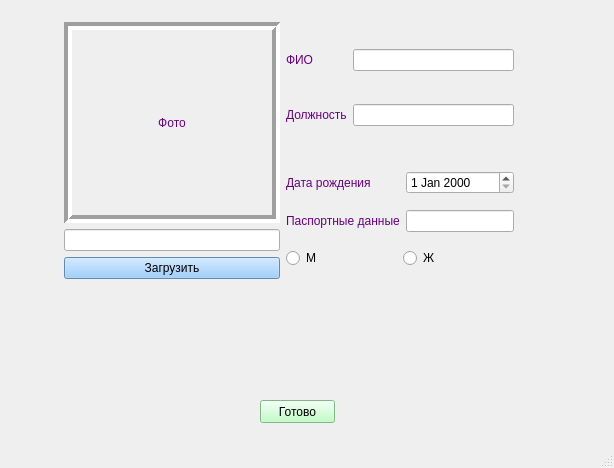
<?xml version="1.0" encoding="UTF-8"?>
<ui version="4.0">
 <class>MainWindow</class>
 <widget class="QMainWindow" name="MainWindow">
  <property name="geometry">
   <rect>
    <x>0</x>
    <y>0</y>
    <width>614</width>
    <height>468</height>
   </rect>
  </property>
  <property name="windowTitle">
   <string>MainWindow</string>
  </property>
  <widget class="QWidget" name="centralwidget">
   <widget class="QWidget" name="layoutWidget">
    <property name="geometry">
     <rect>
      <x>64</x>
      <y>21</y>
      <width>450</width>
      <height>259</height>
     </rect>
    </property>
    <layout class="QGridLayout" name="gridLayout_3">
     <item row="0" column="0" rowspan="2">
      <layout class="QVBoxLayout" name="verticalLayout">
       <item>
        <widget class="QLabel" name="label_photo">
         <property name="sizePolicy">
          <sizepolicy hsizetype="Minimum" vsizetype="Preferred">
           <horstretch>0</horstretch>
           <verstretch>0</verstretch>
          </sizepolicy>
         </property>
         <property name="minimumSize">
          <size>
           <width>200</width>
           <height>200</height>
          </size>
         </property>
         <property name="styleSheet">
          <string notr="true">font: 10pt &quot;xos4 Terminus&quot;;
color:rgb(104, 0, 130)</string>
         </property>
         <property name="frameShape">
          <enum>QFrame::Box</enum>
         </property>
         <property name="frameShadow">
          <enum>QFrame::Sunken</enum>
         </property>
         <property name="lineWidth">
          <number>4</number>
         </property>
         <property name="text">
          <string>Фото</string>
         </property>
         <property name="alignment">
          <set>Qt::AlignCenter</set>
         </property>
        </widget>
       </item>
       <item>
        <widget class="QLineEdit" name="lineEdit_path"/>
       </item>
       <item>
        <widget class="QPushButton" name="pushButton_load">
         <property name="styleSheet">
          <string notr="true">background:rgb(133, 192, 255)</string>
         </property>
         <property name="text">
          <string>Загрузить</string>
         </property>
        </widget>
       </item>
      </layout>
     </item>
     <item row="1" column="1">
      <layout class="QGridLayout" name="gridLayout_2">
       <item row="0" column="0">
        <widget class="QLabel" name="label_birthday">
         <property name="styleSheet">
          <string notr="true">font: 10pt &quot;xos4 Terminus&quot;;
color:rgb(104, 0, 130)</string>
         </property>
         <property name="text">
          <string>Дата рождения</string>
         </property>
        </widget>
       </item>
       <item row="2" column="0" colspan="2">
        <layout class="QHBoxLayout" name="horizontalLayout">
         <item>
          <widget class="QRadioButton" name="radioButton_m">
           <property name="styleSheet">
            <string notr="true">font: 10pt &quot;xos4 Terminus&quot;;</string>
           </property>
           <property name="text">
            <string>М</string>
           </property>
          </widget>
         </item>
         <item>
          <widget class="QRadioButton" name="radioButton_f">
           <property name="styleSheet">
            <string notr="true">font: 10pt &quot;xos4 Terminus&quot;;</string>
           </property>
           <property name="text">
            <string>Ж</string>
           </property>
          </widget>
         </item>
        </layout>
       </item>
       <item row="0" column="1">
        <widget class="QDateEdit" name="dateEdit">
         <property name="styleSheet">
          <string notr="true"/>
         </property>
        </widget>
       </item>
       <item row="1" column="1">
        <widget class="QLineEdit" name="lineEdit_phone">
         <property name="styleSheet">
          <string notr="true"/>
         </property>
        </widget>
       </item>
       <item row="1" column="0">
        <widget class="QLabel" name="label_phone">
         <property name="styleSheet">
          <string notr="true">font: 10pt &quot;xos4 Terminus&quot;;
color:rgb(104, 0, 130)</string>
         </property>
         <property name="text">
          <string>Паспортные данные</string>
         </property>
        </widget>
       </item>
      </layout>
     </item>
     <item row="0" column="1">
      <layout class="QGridLayout" name="gridLayout">
       <property name="verticalSpacing">
        <number>6</number>
       </property>
       <item row="1" column="1">
        <widget class="QLineEdit" name="lineEdit_dolzhnost"/>
       </item>
       <item row="0" column="1">
        <widget class="QLineEdit" name="lineEdit_fio">
         <property name="text">
          <string/>
         </property>
        </widget>
       </item>
       <item row="1" column="0">
        <widget class="QLabel" name="label_dolzhnost">
         <property name="styleSheet">
          <string notr="true">font: 10pt &quot;xos4 Terminus&quot;;
color:rgb(104, 0, 130)</string>
         </property>
         <property name="text">
          <string>Должность</string>
         </property>
        </widget>
       </item>
       <item row="0" column="0">
        <widget class="QLabel" name="label_fio">
         <property name="styleSheet">
          <string notr="true">font: 10pt &quot;xos4 Terminus&quot;;
color:rgb(104, 0, 130)</string>
         </property>
         <property name="text">
          <string>ФИО</string>
         </property>
        </widget>
       </item>
      </layout>
     </item>
    </layout>
   </widget>
   <widget class="QPushButton" name="pushButton">
    <property name="geometry">
     <rect>
      <x>260</x>
      <y>400</y>
      <width>75</width>
      <height>23</height>
     </rect>
    </property>
    <property name="styleSheet">
     <string notr="true">background:rgb(176, 255, 185)</string>
    </property>
    <property name="text">
     <string>Готово</string>
    </property>
   </widget>
  </widget>
  <widget class="QMenuBar" name="menubar">
   <property name="geometry">
    <rect>
     <x>0</x>
     <y>0</y>
     <width>614</width>
     <height>21</height>
    </rect>
   </property>
  </widget>
  <widget class="QStatusBar" name="statusbar"/>
 </widget>
 <resources/>
 <connections/>
</ui>
